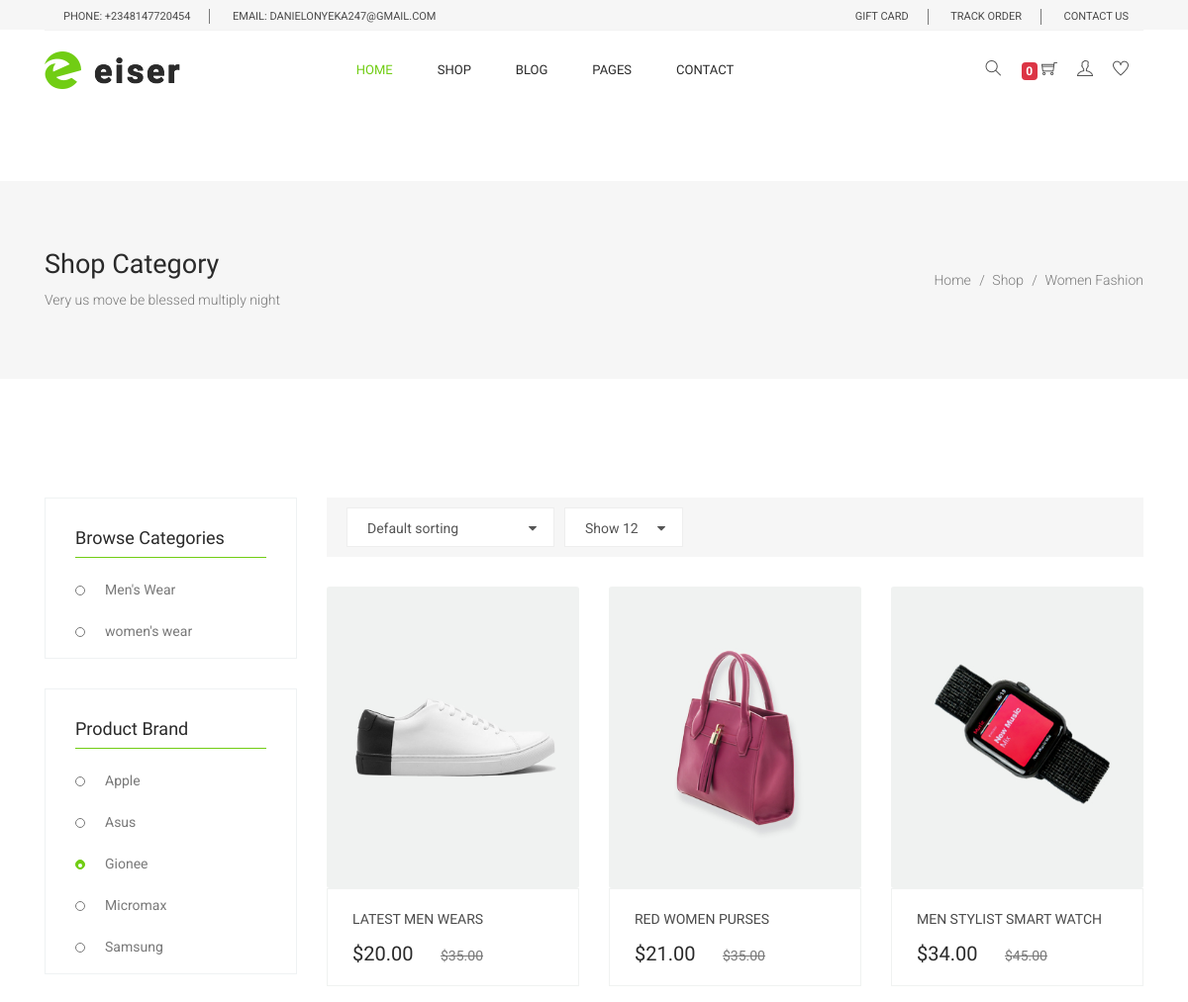
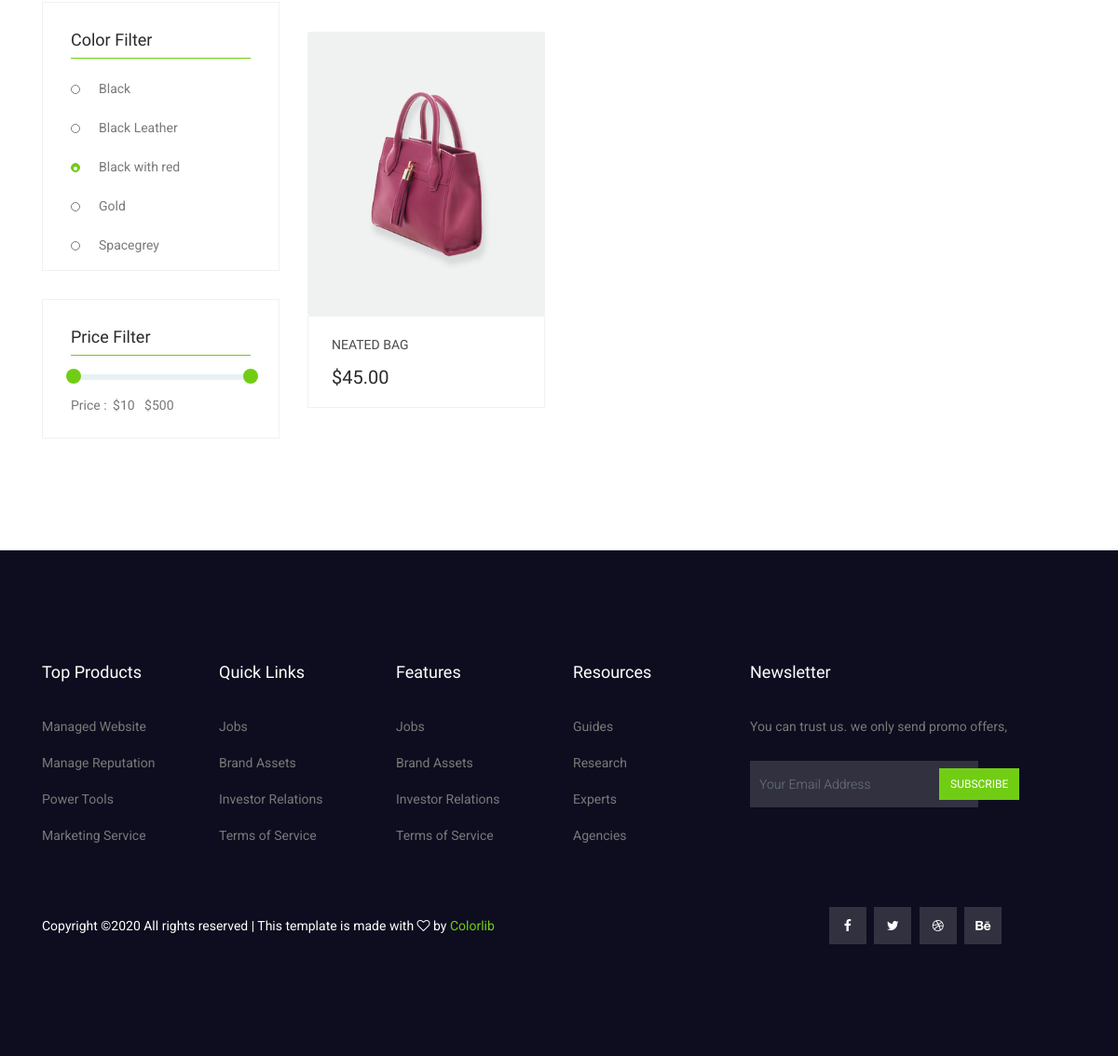
The page /category/ on the database its author committed (2 pictures, top to bottom).
### shop/models.py (models this page shows, shortened)
class Item(models.Model):
    category = models.ForeignKey(Category, related_name='products', on_delete=models.CASCADE)
    name = models.CharField(max_length=200, db_index=True)
    slug = models.SlugField(max_length=200, db_index=True)
    image = models.ImageField(upload_to='products/%Y/%m/%d', blank=True)
    feature = models.BooleanField(default=False)
    price = models.DecimalField(max_digits=10, decimal_places=2)
    discount_price = models.DecimalField(max_digits=10, decimal_places=2, blank=True, null=True)
    description = models.TextField()
    label = models.ForeignKey(Label, on_delete=models.CASCADE)
    specification = models.ForeignKey(Specification, on_delete=models.CASCADE)
    created = models.DateTimeField(auto_now_add=True)
    updated = models.DateTimeField(auto_now=True)
    available = models.CharField(choices=AVAILIBILITY, max_length=12)
    def get_absolute_url(self):
        return reverse('shop:single-product',kwargs={
            'slug': self.slug
        })

class Category(models.Model):
    name = models.CharField(max_length=200,
                            db_index=True)
    slug = models.SlugField(max_length=200,
                            unique=True)
    class Meta:
        ordering = ('name',)
        verbose_name = 'category'
        verbose_name_plural = 'categories'

### shop/views.py (the view)
# urls.py: path('category/', category, name='category'),
def category(request, category_slug=None):
    category = None
    categories = Category.objects.all()
    products = Item.objects.all()
    if category_slug:
        category = get_object_or_404(Category, slug=category_slug)
        products = products.filter(category=category)
    return render(request, 'shop/category.html',
                            {'category': category,
                             'categories': categories,
                             'products': products})

### shop/templatetags/cart_template_tags.py (called while the page is built)
@register.filter
def cart_item_count(user):
    if user.is_authenticated:
        qs = Order.objects.filter(user=user, ordered=False)
        if qs.exists():
            return qs[0].items.count()
    return 0

### shop/templates/shop/category.html (shortened to what this page needs)
{% extends 'base.html' %}
{% load static %}
{% block content %}
    <section class="banner_area">
      <div class="banner_inner d-flex align-items-center">
        <div class="container">
          <div class="banner_content d-md-flex justify-content-between align-items-center">
            <div class="mb-3 mb-md-0">
              <h2>Shop Category</h2>
              <p>Very us move be blessed multiply night</p>
            </div>
            <div class="page_link">
              <a href="{% url 'shop:index' %}">Home</a>
              <a href="{% url 'shop:category' %}">Shop</a>
              <a href="{% url 'shop:category' %}">Women Fashion</a>
            </div>
          </div>
        </div>
      </div>
    </section>
    <section class="cat_product_area section_gap">
      <div class="container">
        <div class="row flex-row-reverse">
          <div class="col-lg-9">
            <div class="product_top_bar">
              <div class="left_dorp">
              </div>
            </div>
            <div class="latest_product_inner">
              <div class="row">
                {% for product in products %}
                <div class="col-lg-4 col-md-6">
                  <div class="single-product">
                    <div class="product-img">
                      <img
                        class="card-img"
                        src="{{product.image.url}}"
                        alt=""
                      />
                    </div>
                    <div class="product-btm">
                      <a href="{{product.get_absolute_url}}" class="d-block">
                        <h4>{{product.name}}</h4>
                      </a>
                      <div class="mt-3">
                        {% if product.discount_price %}
                        <span class="mr-4">${{product.discount_price}}</span>
                        <del>${{product.price}}</del>
                        {% else %}
                        <span class="mr-4">${{product.price}}</span>
                        {% endif %}
                      </div>
                    </div>
                  </div>
                </div>
                {% endfor %}
              </div>
            </div>
          </div>
          <div class="col-lg-3">
            <div class="left_sidebar_area">
              <aside class="left_widgets p_filter_widgets">
                <div class="l_w_title">
                  <h3>{% if category %}{{ category.name }}{% else %}Browse Categories
   {% endif %}</h3>
                </div>
                <div class="widgets_inner">
                  {% for c in categories %}
                  <ul class="list">
                    <li {% if category.slug == c.slug %}{% endif %}>
                      <a href="{{ c.get_absolute_url }}"> {{c.name}} </a>
                    </li>
                    {% endfor %}
                  </ul>
                </div>
              </aside>
              <aside class="left_widgets p_filter_widgets">
                <div class="l_w_title">
                  <h3>Product Brand</h3>
                </div>
                <div class="widgets_inner">
                  <ul class="list">
                    <li>
                      <a href="#">Apple</a>
                    </li>
                    <li>
                      <a href="#">Asus</a>
                    </li>
                    <li class="active">
                      <a href="#">Gionee</a>
                    </li>
                    <li>
                      <a href="#">Micromax</a>
                    </li>
                    <li>
                      <a href="#">Samsung</a>
                    </li>
                  </ul>
                </div>
              </aside>
              <aside class="left_widgets p_filter_widgets">
                <div class="l_w_title">
                  <h3>Color Filter</h3>
                </div>
                <div class="widgets_inner">
                  <ul class="list">
                    <li>
                      <a href="#">Black</a>
                    </li>
                    <li>
                      <a href="#">Black Leather</a>
                    </li>
                    <li class="active">
                      <a href="#">Black with red</a>
                    </li>
                    <li>
                      <a href="#">Gold</a>
                    </li>
                    <li>
                      <a href="#">Spacegrey</a>
                    </li>
                  </ul>
                </div>
              </aside>
              <aside class="left_widgets p_filter_widgets">
                <div class="l_w_title">
                  <h3>Price Filter</h3>
                </div>
                <div class="widgets_inner">
                  <div class="range_item">
                    <div id="slider-range"></div>
                    <div class="">
                      <label for="amount">Price : </label>
                      <input type="text" id="amount" readonly />
                    </div>
                  </div>
                </div>
              </aside>
            </div>
          </div>
        </div>
      </div>
    </section>
  {% include 'footer.html' %}
{% endblock content %}

### blog/static/css/style.css (style rules this page uses)
body { line-height:24px;font-size:14px;font-family:"Roboto",sans-serif;font-weight:normal;color:#797979 }
h1,h2,h3,h4,h5,h6 { font-family:"Heebo",sans-serif;color:#2a2a2a;font-weight:500 }
del { color:#797979;font-size:14px;font-weight:300;font-family:"Heebo",sans-serif }
.list { list-style:none;margin:0px;padding:0px }
a { text-decoration:none;transition:all 0.3s ease-in-out }
ul { list-style-type:none;margin:0;padding:0 }
.section_gap { padding:120px 0px }
.active { color:#71cd14 }
.banner_area { position:relative;z-index:1;min-height:200px }
.banner_area .banner_inner { position:relative;overflow:hidden;width:100%;min-height:200px;background:#f6f6f6;z-index:1 }
.banner_area .banner_inner .banner_content { position:relative;z-index:10 }
.banner_area .banner_inner .banner_content h2 { font-size:27px;font-weight:500 }
.banner_area .banner_inner .banner_content p { margin-bottom:0px;font-weight:300 }
.banner_area .banner_inner .banner_content .page_link a { font-size:14px;font-weight:300;color:#797979;font-family:"Roboto",sans-serif;margin-right:18px;position:relative }
.banner_area .banner_inner .banner_content .page_link a:before { content:"/";font-size:14px;position:absolute;right:-14px;top:50%;transform:translateY(-50%) }
.banner_area .banner_inner .banner_content .page_link a:last-child { margin-right:0px }
.banner_area .banner_inner .banner_content .page_link a:last-child:before { display:none }
h2 { font-size:30px }
h3 { font-size:24px }
h4 { font-size:18px }
.single-product { text-align:center;margin-bottom:50px }
.single-product .product-img { position:relative;overflow:hidden }
.single-product .product-btm { padding:22px 25px 18px;border:1px solid #f0f2f1;text-align:left }
.single-product .product-btm h4 { color:#4a4a4a;font-size:14px;font-weight:400;text-transform:uppercase;margin-bottom:0px;transition:all 300ms linear 0s }
.single-product .product-btm span { font-family:"Heebo",sans-serif;font-size:20px;font-weight:500;line-height:16px;color:#2a2a2a }
.latest_product_inner { margin-bottom:-35px }
.cat_product_area .latest_product_inner { padding-top:30px;margin-bottom:-50px }
.cat_product_area .latest_product_inner .single-product { margin-bottom:50px }
.left_widgets { margin-bottom:30px;border:1px solid #eff2f3 }
.left_widgets:last-child { margin-bottom:0px }
.widgets_inner { padding-left:30px;padding-right:30px;padding-top:0px;padding-bottom:15px }
.l_w_title { padding-left:30px;padding-right:30px }
.l_w_title h3 { margin-bottom:20px;margin-top:20px;font-size:18px;color:#2a2a2a;font-weight:500;line-height:40px;position:relative }
.l_w_title h3::after { content:'';position:absolute;bottom:0px;left:0px;width:100%;height:1px;background:#71cd14 }
.p_filter_widgets .widgets_inner { border-bottom:1px solid #eeeeee }
.p_filter_widgets .widgets_inner:last-child { border-bottom:0px }
.p_filter_widgets .list li { margin-bottom:18px }
.p_filter_widgets .list li a { padding-left:30px;font-size:14px;font-family:"Roboto",sans-serif;font-weight:normal;color:#797979;position:relative }
.p_filter_widgets .list li a:before { content:"";height:10px;width:10px;border-radius:50%;border:1px solid #797979;position:absolute;left:0px;top:4px;transition:all 300ms linear 0s }
.p_filter_widgets .list li a:after { content:"";height:4px;width:4px;background:#fff;border-radius:50%;position:absolute;left:3px;top:8px;transition:all 300ms linear 0s }
.p_filter_widgets .list li.active a:before,.p_filter_widgets .list li:hover a:before { background:#71cd14;border-color:#71cd14 }
.p_filter_widgets .list li:last-child { margin-bottom:0px }
.p_filter_widgets .range_item .ui-slider { height:6px;border:none;background:#e8f0f2 }
.p_filter_widgets .range_item label { display:inline-block;font-size:14px;font-weight:normal;color:#797979;font-family:"Roboto",sans-serif;margin-top:15px }
.p_filter_widgets .range_item input { display:inline-block;border:none;width:100px;font-size:14px;color:#797979;font-family:"Roboto",sans-serif;margin-top:9px;padding-left:3px }
.product_top_bar { background:#f6f6f6;clear:both;display:flex;padding:10px 20px }

### rows shown on the page
Item: image (picture), name "LATEST MEN WEARS", discount_price "20.00", price "35.00"
Item: image (picture), name "RED WOMEN PURSES", discount_price "21.00", price "35.00"
Item: image (picture), name "MEN STYLIST SMART WATCH", discount_price "34.00", price "45.00"
Item: image (picture), name "NEATED BAG", price "45.00"
Category: name "Men's Wear"
Category: name "women's wear"

### other values the page prints
{{ request.user|cart_item_count }} "0"
